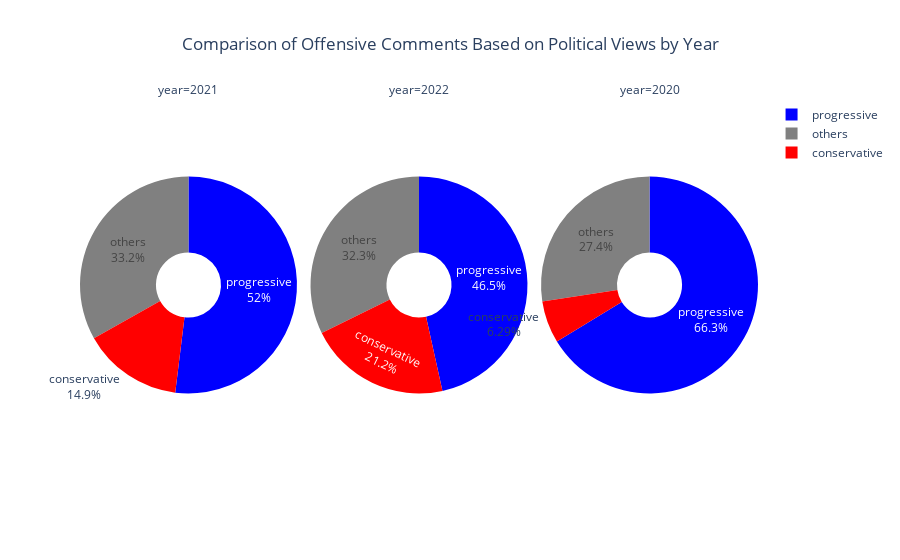

The notebook cell this image was saved under:
### Code cell
# pandas 관련 import
import pandas as pd  # 데이터프레임 및 데이터 처리 관련 기능 제공

# plotly 관련 import
import plotly.express as px  # 인터랙티브 시각화 (예: scatter, bar 등) 생성

# 데이터프레임 로딩 관련 import
from module.df.data_loader import get_politics_year_df  # 정치 성향-연도별 집계 데이터 로딩

# 파이프라인 실행 결과를 데이터프레임으로 로드
politics_year_counts = get_politics_year_df()

# 각 연도별 총 공격성 댓글 수를 계산하여 동일한 길이로 반환
total_counts_by_year = politics_year_counts.groupby("year")["count"].transform("sum")

# 각 정치 성향의 비율(%)을 계산하여 'percentage' 열에 저장
politics_year_counts["percentage"] = politics_year_counts["count"] / total_counts_by_year * 100

# 연도별 정치 성향에 따른 공격성 댓글 분포를 도넛형 파이 차트로 시각화
fig = px.pie(
    politics_year_counts,  # 시각화에 사용할 데이터프레임
    names="politics",  # 각 조각의 이름: 정치 성향
    values="count",  # 각 조각의 크기: 댓글 수
    color="politics",  # 색상 구분 기준: 정치 성향
    facet_col="year",  # 연도별로 그래프 분할(facet)
    title="Comparison of Offensive Comments Based on Political Views by Year",  # 그래프 제목
    color_discrete_map={  # 정치 성향별 색상 지정
        "conservative": "red",  # 보수: 빨간색
        "progressive": "blue",  # 진보: 파란색
        "others": "gray"  # 기타: 회색
    },
    hole=0.3,  # 도넛 차트로 표시
    labels={"percentage": "%", "count": "Count"}  # 레이블 표시 형식
)

# 각 파이 조각에 퍼센트와 레이블(정치 성향)을 함께 표시
fig.update_traces(textinfo="percent+label")

# 레이아웃 설정: 텍스트 스타일, 제목 정렬, 범례 설정 등 구성
fig.update_layout(
    uniformtext_minsize=8,  # 텍스트 최소 크기 설정
    uniformtext_mode='hide',  # 텍스트가 너무 작으면 숨김
    title_x=0.5,  # 제목을 가운데 정렬
    legend=dict(  # 범례 설정
        itemsizing='constant',  # 범례 항목 크기 고정
        traceorder='normal',  # 범례 항목 순서는 데이터 순서 그대로
        itemdoubleclick='toggle',  # 더블클릭 시 해당 항목만 표시
        tracegroupgap=0,  # 범례 그룹 간 간격 없음
        itemwidth=30  # 범례 항목 너비 설정
    )
)

# 그래프 출력
fig.show()

### Figure 1 — Plotly figure (JSON) as saved in the notebook; plotly's stock layout.template omitted (floating-point values rounded to 4 significant figures)
{"data": [{"customdata": [["progressive"], ["others"], ["conservative"]], "domain": {"x": [0, 0.32], "y": [0, 1]}, "hole": 0.3, "hovertemplate": "year=2021<br>politics=%{customdata[0]}<br>Count=%{value}<extra></extra>", "labels": ["progressive", "others", "conservative"], "legendgroup": "", "marker": {"colors": ["blue", "gray", "red"]}, "name": "", "showlegend": true, "textinfo": "percent+label", "type": "pie", "values": [799, 510, 229]}, {"customdata": [["others"], ["conservative"], ["progressive"]], "domain": {"x": [0.34, 0.66], "y": [0, 1]}, "hole": 0.3, "hovertemplate": "year=2022<br>politics=%{customdata[0]}<br>Count=%{value}<extra></extra>", "labels": ["others", "conservative", "progressive"], "legendgroup": "", "marker": {"colors": ["gray", "red", "blue"]}, "name": "", "showlegend": true, "textinfo": "percent+label", "type": "pie", "values": [93, 61, 134]}, {"customdata": [["progressive"], ["others"], ["conservative"]], "domain": {"x": [0.68, 1.0], "y": [0, 1]}, "hole": 0.3, "hovertemplate": "year=2020<br>politics=%{customdata[0]}<br>Count=%{value}<extra></extra>", "labels": ["progressive", "others", "conservative"], "legendgroup": "", "marker": {"colors": ["blue", "gray", "red"]}, "name": "", "showlegend": true, "textinfo": "percent+label", "type": "pie", "values": [116, 48, 11]}], "layout": {"annotations": [{"font": {}, "showarrow": false, "text": "year=2021", "x": 0.16, "xanchor": "center", "xref": "paper", "y": 1, "yanchor": "bottom", "yref": "paper"}, {"font": {}, "showarrow": false, "text": "year=2022", "x": 0.5, "xanchor": "center", "xref": "paper", "y": 1, "yanchor": "bottom", "yref": "paper"}, {"font": {}, "showarrow": false, "text": "year=2020", "x": 0.84, "xanchor": "center", "xref": "paper", "y": 1, "yanchor": "bottom", "yref": "paper"}], "legend": {"itemdoubleclick": "toggle", "itemsizing": "constant", "itemwidth": 30, "tracegroupgap": 0, "traceorder": "normal"}, "title": {"text": "Comparison of Offensive Comments Based on Political Views by Year", "x": 0.5}, "uniformtext": {"minsize": 8, "mode": "hide"}}}
